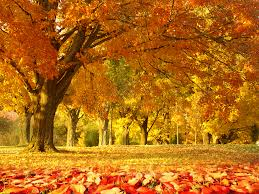
#> input picture tree.jpg, 259 x 194 px
$ python splitrgb.py
#> lines starting #> are read from the running program, lines starting #| are printed output that depends on the picture
from PIL import Image

img = Image.open(r"tree.jpg")
#> img is the input picture: PIL image 259x194 RGB; mean R, G, B 178.1, 105.5, 22.3
r, g, b = img.split()
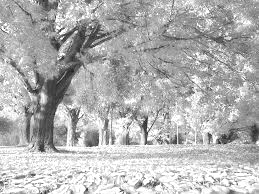
#> r: PIL image 259x194 L; min 27, max 255, mean 178.1
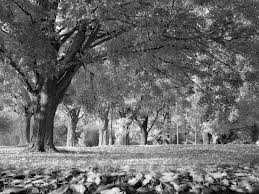
#> g: PIL image 259x194 L; min 0, max 255, mean 105.5
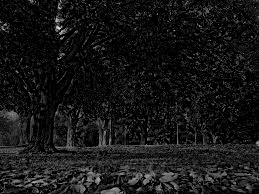
#> b: PIL image 259x194 L; min 0, max 228, mean 22.3
len(r.histogram())
### 256 ###

r.histogram()

$ run again, with cat.jpg copied over tree.jpg
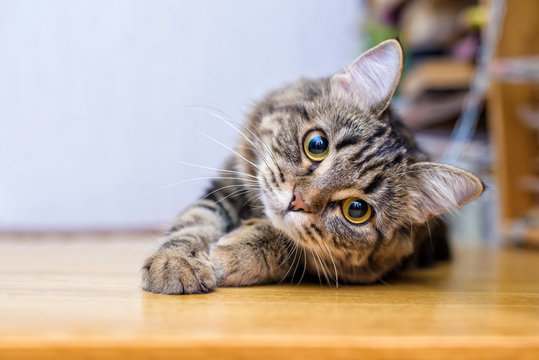
#> input picture cat.jpg, 539 x 360 px
#> img is the input picture: PIL image 539x360 RGB; mean R, G, B 183.6, 166.9, 153.9
#> `r, g, b = img.split()`:
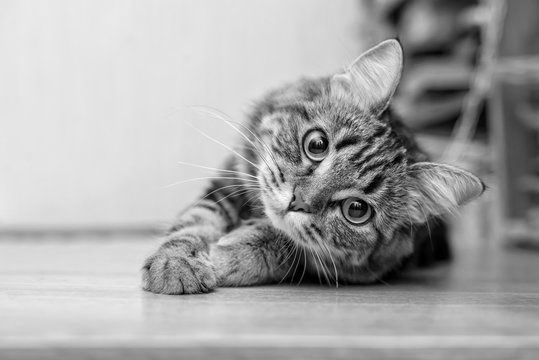
#> g: PIL image 539x360 L; min 0, max 252, mean 166.9
#> `r, g, b = img.split()`:
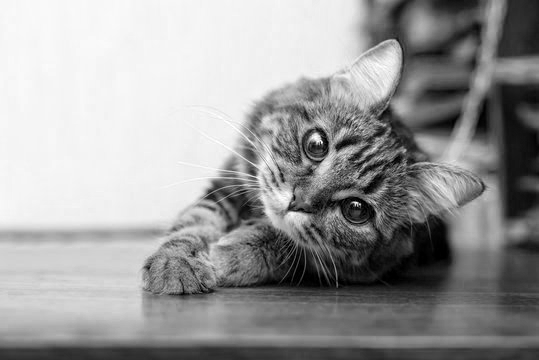
#> b: PIL image 539x360 L; min 0, max 255, mean 153.9
